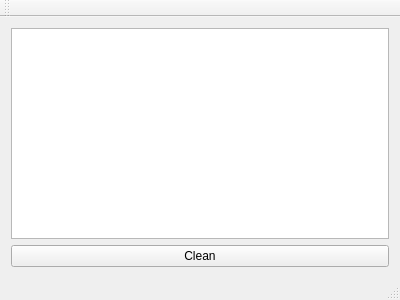
<?xml version="1.0" encoding="UTF-8"?>
<ui version="4.0">
 <class>dialoGUI</class>
 <widget class="QMainWindow" name="dialoGUI">
  <property name="geometry">
   <rect>
    <x>0</x>
    <y>0</y>
    <width>400</width>
    <height>300</height>
   </rect>
  </property>
  <property name="windowTitle">
   <string>dialoGUI</string>
  </property>
  <widget class="QWidget" name="centralWidget">
   <layout class="QVBoxLayout" name="verticalLayout">
    <item>
     <widget class="QTextEdit" name="dialogue">
      <property name="readOnly">
       <bool>true</bool>
      </property>
     </widget>
    </item>
    <item>
     <widget class="QPushButton" name="cleanButton">
      <property name="text">
       <string>Clean</string>
      </property>
     </widget>
    </item>
   </layout>
  </widget>
  <widget class="QMenuBar" name="menuBar">
   <property name="geometry">
    <rect>
     <x>0</x>
     <y>0</y>
     <width>400</width>
     <height>22</height>
    </rect>
   </property>
  </widget>
  <widget class="QToolBar" name="mainToolBar">
   <attribute name="toolBarArea">
    <enum>TopToolBarArea</enum>
   </attribute>
   <attribute name="toolBarBreak">
    <bool>false</bool>
   </attribute>
  </widget>
  <widget class="QStatusBar" name="statusBar"/>
 </widget>
 <layoutdefault spacing="6" margin="11"/>
 <resources/>
 <connections/>
</ui>
